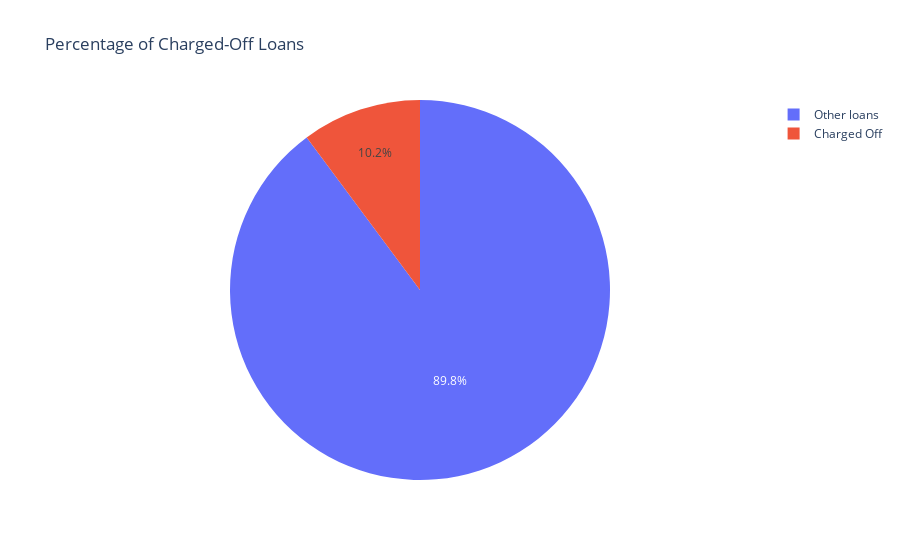

Notebook cell for this chart:
### Markdown cell above
## Calculating loss 
The company wants to check **what percentage of loans have been a loss to the company**:

Loans marked as Charged Off in the loan_status column represent a loss to the company.


Calculate the percentage of charged off loans historically and the total amount that was paid towards these loans before being charged off.

### Code cell
charged_off_loans = df[df['loan_status'] == 'Charged Off']
charged_off_percentage = (charged_off_loans.shape[0] / df.shape[0]) * 100
print(f"The percentage of loans which are charged off : {charged_off_percentage:.2f}%")

plotter.plot_pie_chart(labels_column=['Charged Off', 'Other loans'],
                             values_column=[charged_off_percentage, 100 - charged_off_percentage],
                             title='Percentage of Charged-Off Loans')

### Figure 1 — Plotly figure (JSON) as saved in the notebook; plotly's stock layout.template omitted (floating-point values rounded to 4 significant figures)
{"data": [{"domain": {"x": [0, 1], "y": [0, 1]}, "hovertemplate": "label=%{label}<br>value=%{value}<extra></extra>", "labels": ["Charged Off", "Other loans"], "legendgroup": "", "name": "", "showlegend": true, "type": "pie", "values": [10.17, 89.83]}], "layout": {"legend": {"tracegroupgap": 0}, "title": {"text": "Percentage of Charged-Off Loans"}}}
